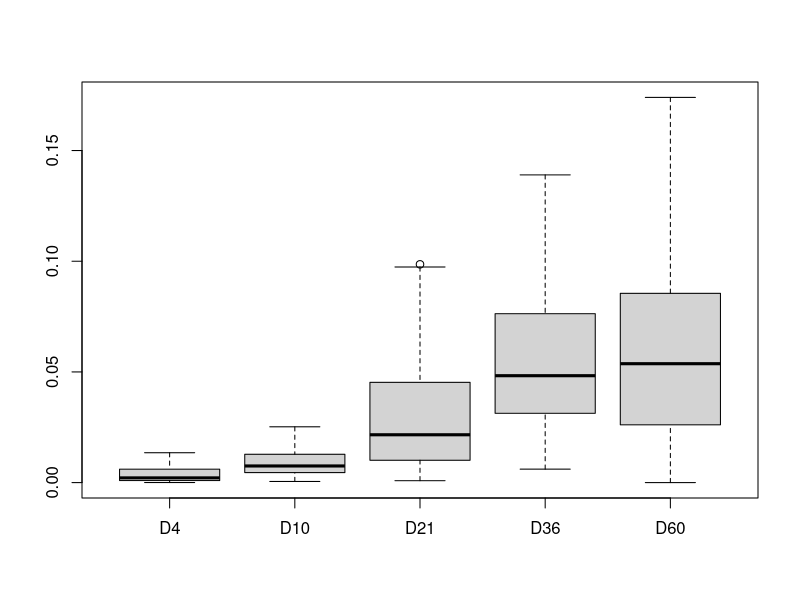

This figure's R source:
Data<-read.csv("AcinusExtractionDataFileWithoutOutliers.csv",head=TRUE,sep=";")
summary(Data)
 
quantile(Data$D4,na.rm=TRUE)
quantile(Data$D10,na.rm=TRUE)
quantile(Data$D21,na.rm=TRUE)
quantile(Data$D36,na.rm=TRUE)
quantile(Data$D60,na.rm=TRUE)

boxplot(Data)

## save to TikZ-Graphics, ready for LaTeX
# require(tikzDevice)
# tikz('BoxPlotAcini.tex', standAlone = TRUE, width=5, height=5)
# boxplot(Data)
# devv.off()

## ANOVA (without knowing what I do...)
# fit <- aov(Data$D4 ~ Data$D10)
# plot(fit)

## T-Test (the same results as =ttest(d4,d10,2,3) in Excel)
t.test(Data$D4,Data$D10)
t.test(Data$D4,Data$D21)
t.test(Data$D4,Data$D36)
t.test(Data$D4,Data$D60)

t.test(Data$D10,Data$D21)
t.test(Data$D10,Data$D36)
t.test(Data$D10,Data$D60)

t.test(Data$D21,Data$D36)
t.test(Data$D21,Data$D60)

t.test(Data$D36,Data$D60)
